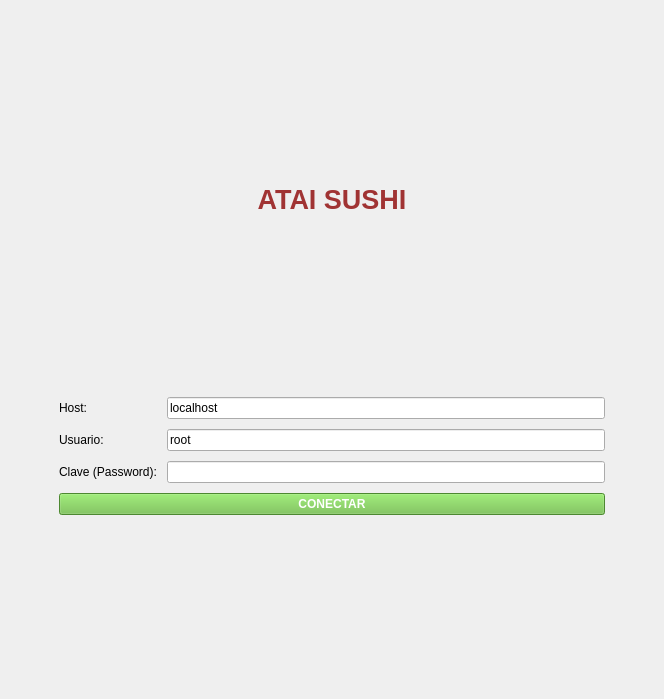
<?xml version="1.0" encoding="UTF-8"?>
<ui version="4.0">
 <class>MainWindow</class>
 <widget class="QMainWindow" name="MainWindow">
  <property name="geometry">
   <rect>
    <x>0</x>
    <y>0</y>
    <width>664</width>
    <height>699</height>
   </rect>
  </property>
  <property name="windowTitle">
   <string>Atai Sushi - Conexión SIG</string>
  </property>
  <widget class="QWidget" name="centralwidget">
   <layout class="QVBoxLayout" name="verticalLayout">
    <item>
     <spacer name="verticalSpacer_top">
      <property name="orientation">
       <enum>Qt::Vertical</enum>
      </property>
      <property name="sizeHint" stdset="0">
       <size>
        <width>20</width>
        <height>40</height>
       </size>
      </property>
     </spacer>
    </item>
    <item>
     <widget class="QLabel" name="label_titulo">
      <property name="font">
       <font>
        <pointsize>20</pointsize>
        <weight>75</weight>
        <bold>true</bold>
       </font>
      </property>
      <property name="styleSheet">
       <string notr="true">color: #A03333;</string>
      </property>
      <property name="text">
       <string>ATAI SUSHI</string>
      </property>
      <property name="alignment">
       <set>Qt::AlignCenter</set>
      </property>
     </widget>
    </item>
    <item>
     <spacer name="verticalSpacer_middle">
      <property name="orientation">
       <enum>Qt::Vertical</enum>
      </property>
      <property name="sizeHint" stdset="0">
       <size>
        <width>20</width>
        <height>20</height>
       </size>
      </property>
     </spacer>
    </item>
    <item>
     <layout class="QGridLayout" name="gridLayout">
      <property name="leftMargin">
       <number>50</number>
      </property>
      <property name="rightMargin">
       <number>50</number>
      </property>
      <property name="spacing">
       <number>10</number>
      </property>
      <item row="0" column="0">
       <widget class="QLabel" name="label_host">
        <property name="text">
         <string>Host:</string>
        </property>
       </widget>
      </item>
      <item row="0" column="1">
       <widget class="QLineEdit" name="entrada_host">
        <property name="text">
         <string>localhost</string>
        </property>
       </widget>
      </item>
      <item row="1" column="0">
       <widget class="QLabel" name="label_usuario">
        <property name="text">
         <string>Usuario:</string>
        </property>
       </widget>
      </item>
      <item row="1" column="1">
       <widget class="QLineEdit" name="entrada_usuario">
        <property name="text">
         <string>root</string>
        </property>
       </widget>
      </item>
      <item row="2" column="0">
       <widget class="QLabel" name="label_clave">
        <property name="text">
         <string>Clave (Password):</string>
        </property>
       </widget>
      </item>
      <item row="2" column="1">
       <widget class="QLineEdit" name="entrada_clave">
        <property name="echoMode">
         <enum>QLineEdit::Password</enum>
        </property>
       </widget>
      </item>
      <item row="3" column="0" colspan="2">
       <widget class="QPushButton" name="boton_conectar">
        <property name="styleSheet">
         <string notr="true">background-color: #6CBE44; color: white; font-weight: bold;</string>
        </property>
        <property name="text">
         <string>CONECTAR</string>
        </property>
       </widget>
      </item>
     </layout>
    </item>
    <item>
     <spacer name="verticalSpacer_bottom">
      <property name="orientation">
       <enum>Qt::Vertical</enum>
      </property>
      <property name="sizeHint" stdset="0">
       <size>
        <width>20</width>
        <height>40</height>
       </size>
      </property>
     </spacer>
    </item>
   </layout>
  </widget>
 </widget>
 <resources/>
 <connections/>
</ui>
